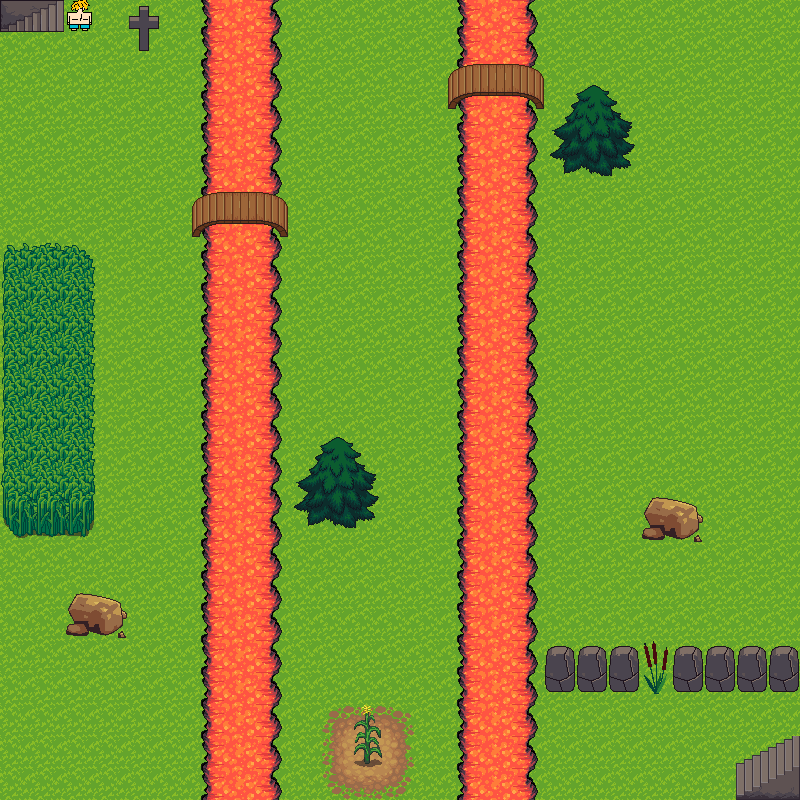

The image is a tile-based game level rendered from a .tmx file. Its description and source (layers, tilesets, objects; grid data summarised) follow:
An orthogonal 25x25 tile map with 32x32 px tiles, 5 tile layers (glass, lava, bridge, lives, ...), 2 tilesets.

<map version="1.0" tiledversion="2017.08.29" orientation="orthogonal" renderorder="right-down" width="25" height="25" tilewidth="32" tileheight="32" infinite="0" nextobjectid="1">
 <tileset firstgid="1" name="west_rpg" tilewidth="32" tileheight="32" tilecount="1024" columns="32">
  <image source="west_rpg.png" width="1024" height="1024" />
 </tileset>
 <tileset firstgid="1025" name="the_man_set" tilewidth="32" tileheight="32" tilecount="2" columns="2">
  <image source="the_man_set.png" width="64" height="32" />
 </tileset>
 <layer name="glass" width="25" height="25">
  <data>[625 cells, 625 non-empty, 1 distinct tile ids]</data>
 </layer>
 <layer name="lava" width="25" height="25">
  <data>[625 cells, 159 non-empty, 12 distinct tile ids]</data>
 </layer>
 <layer name="bridge" width="25" height="25">
  <data>[625 cells, 14 non-empty, 8 distinct tile ids]</data>
 </layer>
 <layer name="lives" width="25" height="25">
  <data>[625 cells, 1 non-empty, 1 distinct tile ids]</data>
 </layer>
 <layer name="objs" width="25" height="25">
  <data>[625 cells, 86 non-empty, 40 distinct tile ids]</data>
 </layer>
</map>
